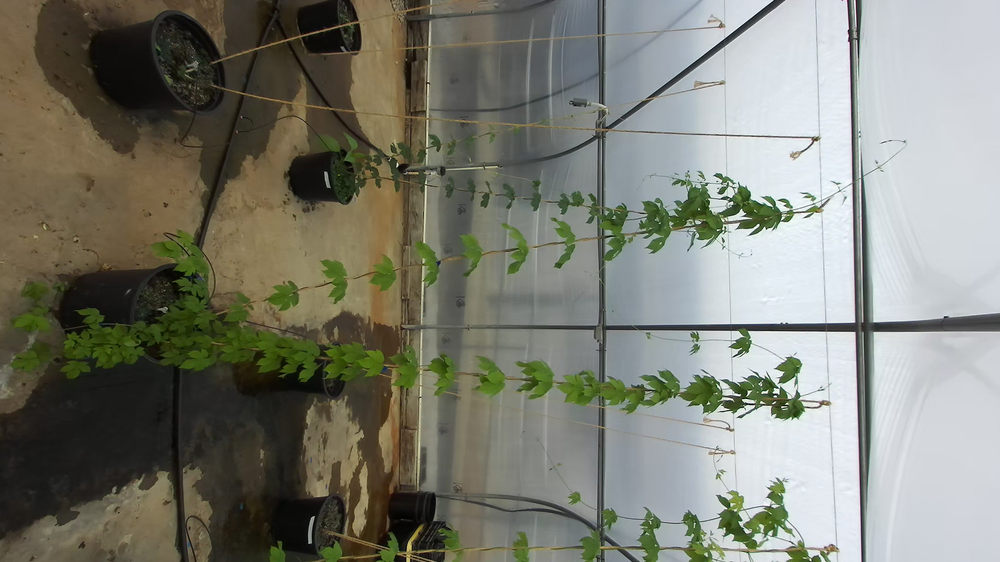
#> input picture images/5N/left000047.png, 1000 x 562 px, shrunk from 2208 x 1242 before the run
$ python -i skeletonize.py   (imports and definitions only)
#> lines starting #> are read from the running program, lines starting #| are printed output that depends on the picture
#> further down, picture is the input picture: shape (562, 1000, 3); mean B, G, R 114.5, 125.7, 124.6
from skimage import morphology as skmorph
import numpy as np
import open3d as o3d
import cv2

def dilate_erode(array):
    kernel = np.ones((5, 5), np.uint8)
    out = np.zeros(array.shape, dtype=np.uint8)

    for i in range(array.shape[2]):
        mask = array[:,:,i]
        mask_dilated = cv2.dilate(mask, kernel, iterations=1)
        mask_eroded = cv2.erode(mask_dilated, kernel, iterations=1)

        out[:,:,i] = mask_eroded
#> this loop made 3 passes
#> pass 1, in dilate_erode, `mask = array[:,:,i]`:
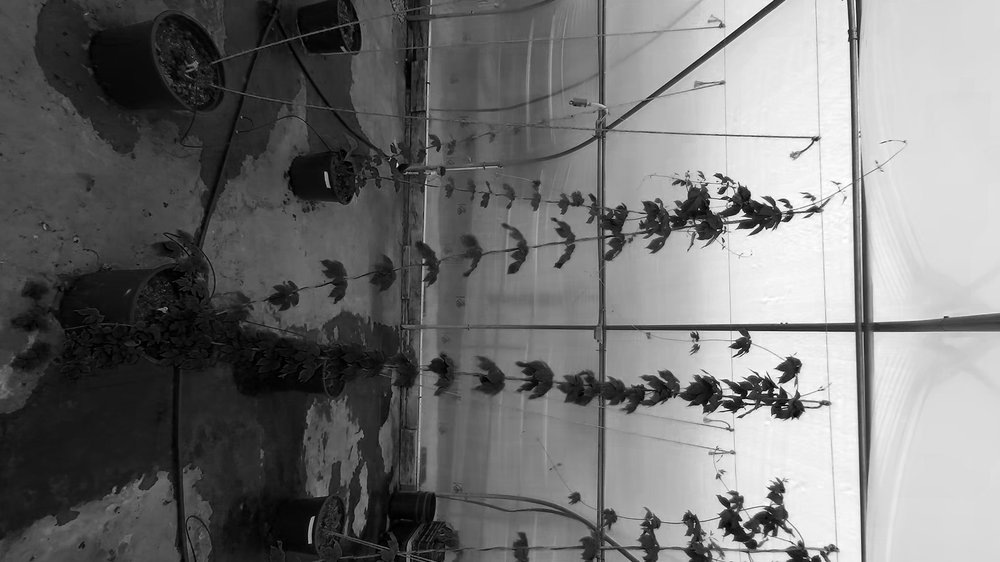
#> mask: shape (562, 1000); min 0, max 255, mean 114.5
#> pass 1, in dilate_erode, `mask_dilated = cv2.dilate(mask, kernel, iterations=1)`:
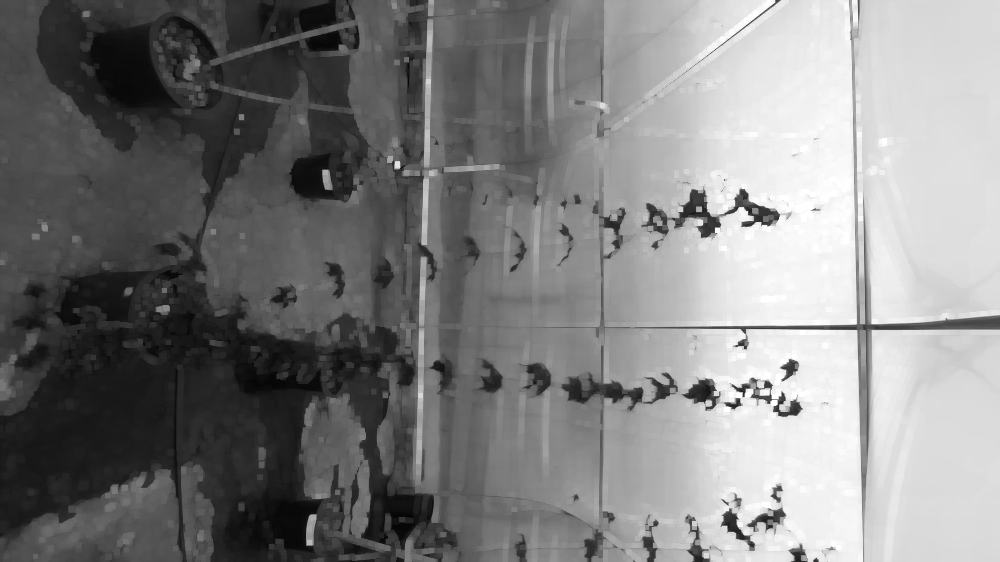
#> mask_dilated: shape (562, 1000); min 4, max 255, mean 127.6
#> pass 1, in dilate_erode, `mask_eroded = cv2.erode(mask_dilated, kernel, iterations=1)`:
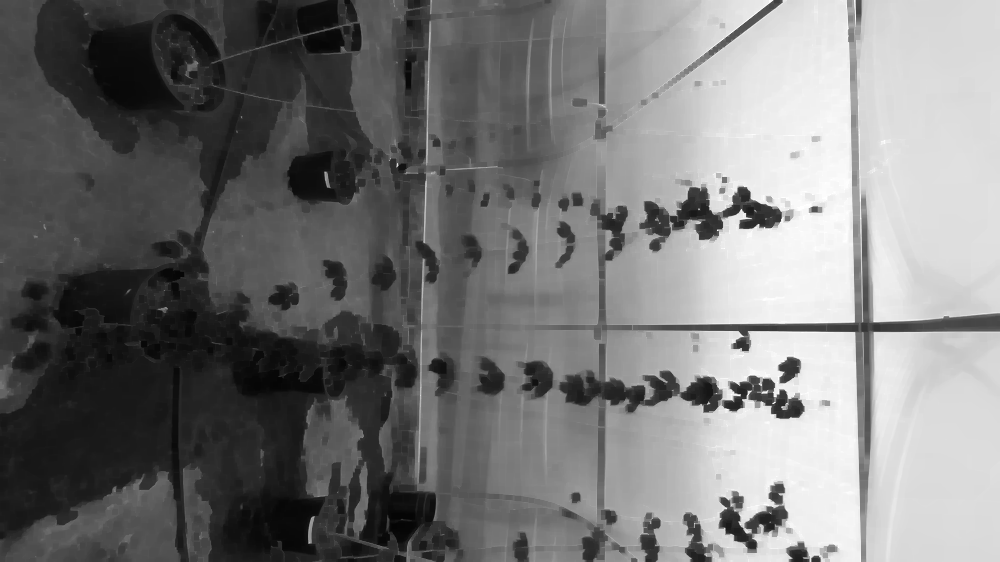
#> mask_eroded: shape (562, 1000); min 4, max 255, mean 119.1
#> after the loop:
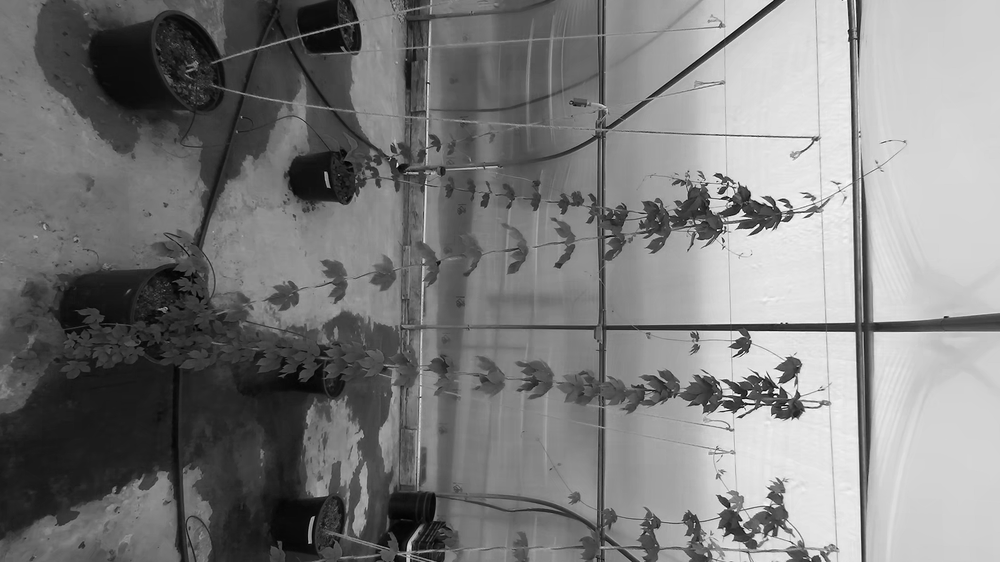
#> mask: shape (562, 1000); min 0, max 255, mean 124.6
#> after the loop:
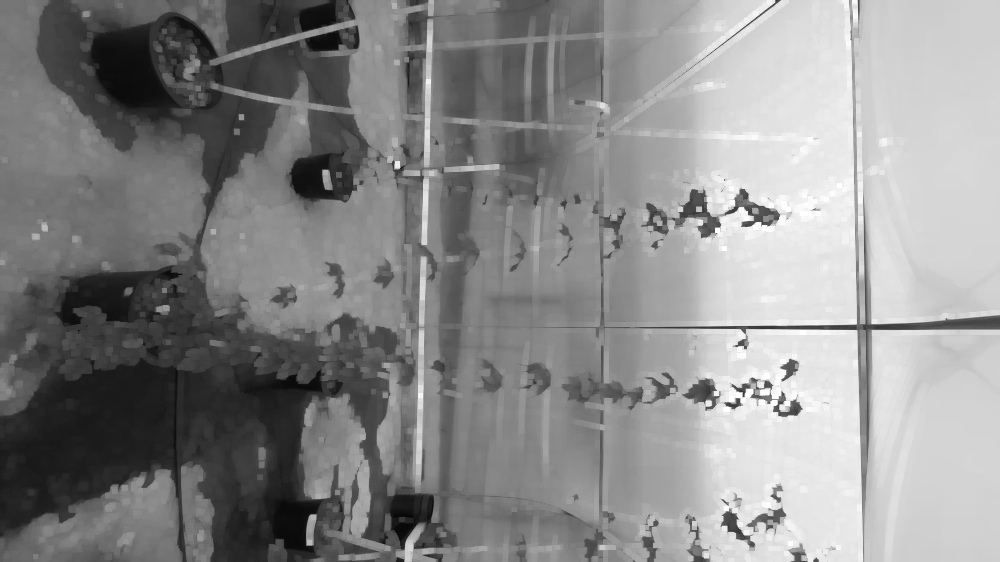
#> mask_dilated: shape (562, 1000); min 7, max 255, mean 137.9
#> after the loop:
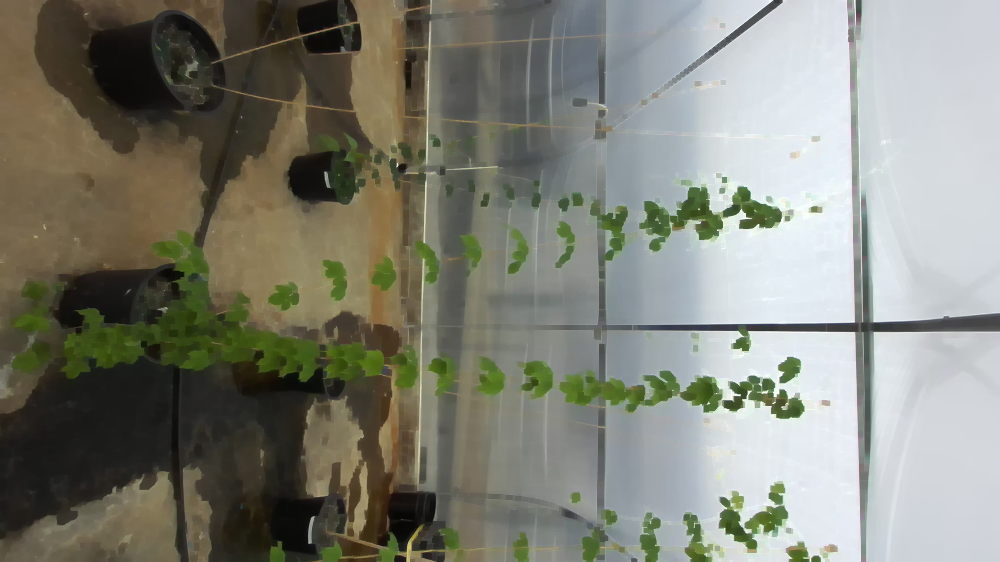
#> out: shape (562, 1000, 3); mean B, G, R 119.1, 130.2, 129.1

    for i in range(array.shape[0]):
        mask = out[i,:,:]
        mask_dilated = cv2.dilate(mask, kernel, iterations=1)
        mask_eroded = cv2.erode(mask_dilated, kernel, iterations=1)

        out[i,:,:] = mask_eroded
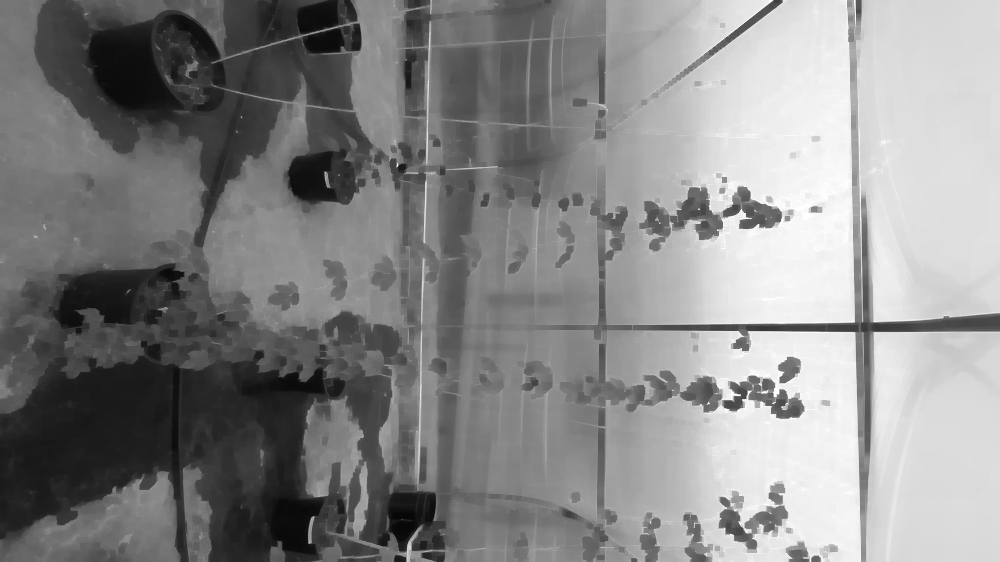
#> out: shape (562, 1000, 3); min 7, max 255, mean 135.6

    out = np.clip(out,0,1)
#> out: shape (562, 1000, 3); every value is 1

    return out

def skeletonize(point_cloud):
    downpcd_np = np.asarray(point_cloud.points)
    max_x =  int(np.amax(downpcd_np[:,0])*1000)
    max_y = int(np.amax(downpcd_np[:,1])*1000)
    max_z = int(np.amax(downpcd_np[:,2])*1000)

    mask = np.zeros([max_x,max_y,max_z])
    for pt in downpcd_np:
        mask[int(pt[0]),int(pt[1]),int(pt[2])] = 1

    #skeleton = dilate_erode(mask)
    skeleton = skmorph.skeletonize_3d(mask.astype(bool))
    skeleton = skeleton.astype(np.uint8) * 255
    skeleton = np.argwhere(skeleton)#/1000
    pcd = o3d.geometry.PointCloud()
    pcd.points = o3d.utility.Vector3dVector(mask)

    return downpcd_np

>>> import cv2
>>> picture = cv2.imread('images/5N/left000047.png')
>>> result = dilate_erode(picture)

$ run again, on images/5N/left000052.png
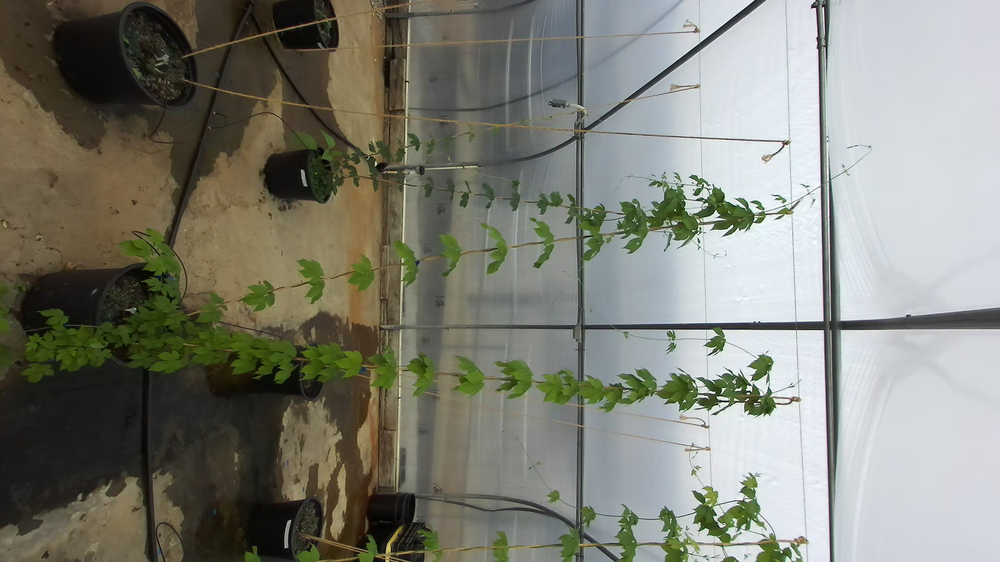
#> input picture images/5N/left000052.png, 1000 x 562 px, shrunk from 2208 x 1242 before the run
#> picture is the input picture: shape (562, 1000, 3); mean B, G, R 118, 128.4, 127.5
#> after the loop in dilate_erode, `for i in range(array.shape[2]):`:
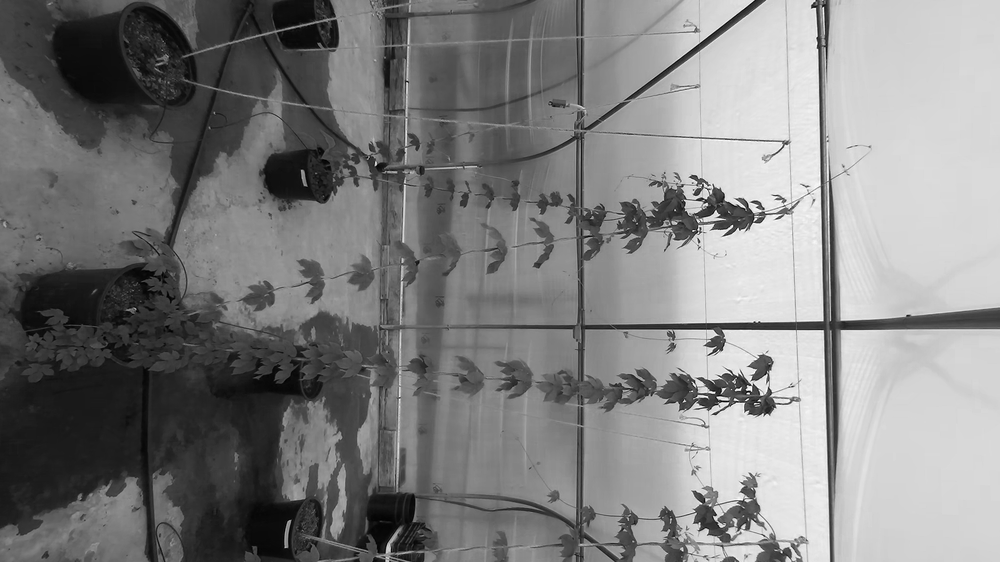
#> mask: shape (562, 1000); min 0, max 255, mean 127.5
#> after the loop in dilate_erode, `for i in range(array.shape[0]):`:
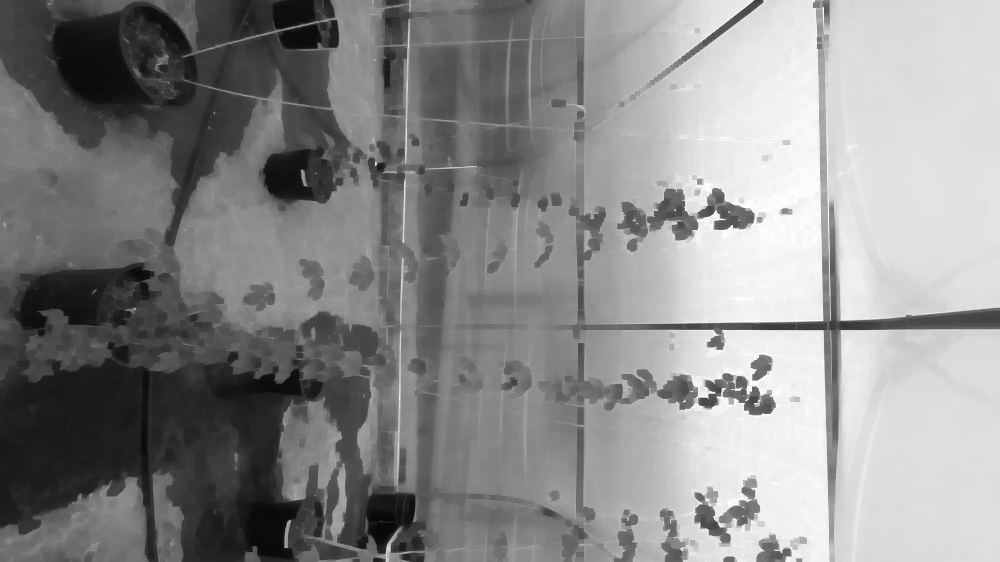
#> out: shape (562, 1000, 3); min 7, max 255, mean 138.3
